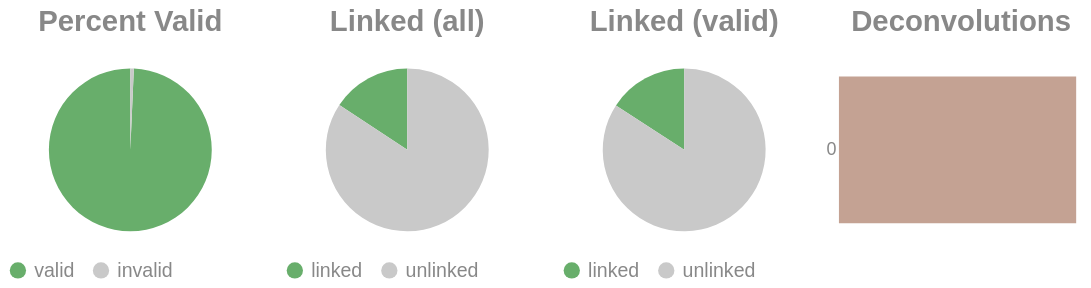

The code cell stored with this chart in its notebook:
### Code cell
if SKIPLR:
    pass
else:
    clash = Counter()
    for i in valids['molecule'].to_list():
        _mol = i.split("-")
        if len(_mol) == 1:
            clash.update('0')
        else:
            clash.update(_mol[-1])

    _d = {"deconvolutions": [], 'count': []}
    for k,v in clash.items():
        _d['deconvolutions'].append(k)
        _d['count'].append(v)

    tot_valid = valids['reads'].sum()
    mask = valids['reads'] >= 2
    n_linked_reads = valids.filter(mask)['reads'].sum()
    if n_linked_reads == 0:
        print_html("No linked molecules (>=2 reads) were detected; skipping linked-only distributions.")
        SKIPLR = True
    else:
        perc_valid = round(tot_valid / n_reads, 4)
        linked_perc_abs = round(n_linked_reads / n_reads, 4)
        linked_perc = round(n_linked_reads / tot_valid, 4)

    _valid = pl.DataFrame({"valids": ['valid', 'invalid'], "count": [tot_valid, n_reads - tot_valid]})
    _linked_abs = pl.DataFrame({"linked (absolute)": ['linked', 'unlinked'], "count": [n_linked_reads, n_reads - n_linked_reads]})
    _linked_rel = pl.DataFrame({"linked (valids)": ['linked', 'unlinked'], "count": [n_linked_reads, tot_valid - n_linked_reads]})

    (
        alt.hconcat(
            piechart(_valid, goodval = 'valid', title = "Percent Valid"),
            piechart(_linked_abs, goodval = "linked", title =  "Linked (all)"),
            piechart(_linked_rel, goodval = "linked", title =  "Linked (valid)"),
            convolutionbar(pl.DataFrame(_d), title = "Deconvolutions"),
            center = True,
            bounds = 'flush'
        )
        .resolve_scale(color='independent')
        .resolve_legend('independent')
        .properties(usermeta={'embedOptions': {"actions": False}})
    ).display()

### Figure 1 — Vega-Lite specification as saved in the notebook (floating-point values rounded to 4 significant figures)
{"width": "container", "height": 400, "config": {"title": {"anchor": "start", "dy": -15, "fontSize": 18, "color": "#888888", "subtitleColor": "#888888", "subtitleFontSize": 14}, "arc": {"fill": "#0072B2"}, "axis": {"domainColor": "#888888", "domainWidth": 0.5, "gridWidth": 0.2, "grid": false, "titleFontWeight": 400, "titleFontSize": 15, "labelFontSize": 11, "labelColor": "#888888", "tickColor": "#888888", "tickWidth": 0.2, "titleColor": "#888888"}, "axisBand": {"grid": false}, "axisX": {"grid": true, "tickSize": 10, "domainCap": "round"}, "axisY": {"domain": false, "grid": true, "tickSize": 0, "domainCap": "round"}, "background": "transparent", "header": {"labelFontSize": 15, "labelColor": "#888888", "titleFontSize": 15, "titleFontWeight": 600, "titleColor": "#888888"}, "legend": {"labelFont": "sans-serif", "labelFontSize": 12, "labelColor": "#888888", "symbolSize": 100, "symbolType": "circle", "titleFontSize": 12, "titlePadding": 10, "titleColor": "#888888", "title": null}, "range": {"category": ["#E69F00", "#56B4E9", "#009E73", "#F0E442", "#0072B2", "#D55E00", "#CC79A7", "#000000"], "diverging": ["#cfe8f3", "#a2d4ec", "#73bfe2", "#46abdb", "#1696d2", "#12719e"]}, "area": {"fill": "#0072B2", "fillOpacity": 0.7, "line": true, "strokeOpacity": 0.7}, "line": {"color": "#0072B2", "stroke": "#0072B2", "strokeWidth": 2}, "trail": {"color": "#0072B2", "stroke": "#0072B2", "strokeWidth": 0, "size": 1}, "point": {"filled": true, "fillOpacity": 1.0, "size": 95}, "text": {"color": "#888888", "fontSize": 11, "align": "right", "fontWeight": 400, "size": 11}, "bar": {"fill": "#0072B2", "stroke": null}, "view": {"stroke": null, "continuousWidth": 660, "continuousHeight": 400}}, "hconcat": [{"data": {"name": "data-bb1d89eec311f8633c24ed283e4c21a6"}, "mark": {"type": "arc"}, "encoding": {"color": {"field": "valids", "legend": {"orient": "bottom", "title": null}, "scale": {"domain": ["valid", "invalid"], "range": ["#68ae6b", "#C9C9C9"]}, "title": "Valids", "type": "nominal"}, "theta": {"field": "count", "type": "quantitative"}, "tooltip": [{"field": "valids", "title": "Valids", "type": "ordinal"}, {"field": "percent", "format": ".2%", "title": "Percent", "type": "quantitative"}, {"field": "count", "title": "Count", "type": "quantitative"}]}, "height": 100, "title": {"text": "Percent Valid", "align": "center", "anchor": "middle"}, "transform": [{"calculate": "datum.count / 2992661", "as": "percent"}], "width": 150}, {"data": {"name": "data-51b42920d1b21bf8dd1d558a4e9702bf"}, "mark": {"type": "arc"}, "encoding": {"color": {"field": "linked (absolute)", "legend": {"orient": "bottom", "title": null}, "scale": {"domain": ["linked", "unlinked"], "range": ["#68ae6b", "#C9C9C9"]}, "title": "Linked (Absolute)", "type": "nominal"}, "theta": {"field": "count", "type": "quantitative"}, "tooltip": [{"field": "linked (absolute)", "title": "Linked (Absolute)", "type": "ordinal"}, {"field": "percent", "format": ".2%", "title": "Percent", "type": "quantitative"}, {"field": "count", "title": "Count", "type": "quantitative"}]}, "height": 100, "title": {"text": "Linked (all)", "align": "center", "anchor": "middle"}, "transform": [{"calculate": "datum.count / 2992661", "as": "percent"}], "width": 150}, {"data": {"name": "data-5442611720297031b5fa9270fcdabf5d"}, "mark": {"type": "arc"}, "encoding": {"color": {"field": "linked (valids)", "legend": {"orient": "bottom", "title": null}, "scale": {"domain": ["linked", "unlinked"], "range": ["#68ae6b", "#C9C9C9"]}, "title": "Linked (Valids)", "type": "nominal"}, "theta": {"field": "count", "type": "quantitative"}, "tooltip": [{"field": "linked (valids)", "title": "Linked (Valids)", "type": "ordinal"}, {"field": "percent", "format": ".2%", "title": "Percent", "type": "quantitative"}, {"field": "count", "title": "Count", "type": "quantitative"}]}, "height": 100, "title": {"text": "Linked (valid)", "align": "center", "anchor": "middle"}, "transform": [{"calculate": "datum.count / 2972023", "as": "percent"}], "width": 150}, {"data": {"name": "data-ee460a28fdc600ceb8e490c826b9dab0"}, "mark": {"type": "bar"}, "encoding": {"color": {"field": "deconvolutions", "legend": null, "scale": {"scheme": "lightgreyred"}, "type": "nominal"}, "tooltip": [{"field": "deconvolutions", "title": "Deconvolutions", "type": "ordinal"}, {"field": "percent", "format": ".2%", "title": "Percent", "type": "quantitative"}, {"field": "count", "title": "Count", "type": "quantitative"}], "x": {"axis": null, "field": "count", "type": "quantitative"}, "y": {"field": "deconvolutions", "sort": "ascending", "title": null, "type": "nominal"}}, "height": 100, "title": {"text": "Deconvolutions", "align": "center", "anchor": "middle"}, "transform": [{"calculate": "datum.count / 2718460", "as": "percent"}], "width": 150}], "bounds": "flush", "center": true, "resolve": {"legend": {"angle": "independent"}, "scale": {"color": "independent"}}, "usermeta": {"embedOptions": {"actions": false}}, "$schema": "https://vega.github.io/schema/vega-lite/v6.1.0.json", "datasets": {"data-bb1d89eec311f8633c24ed283e4c21a6": [{"valids": "valid", "count": 2972023}, {"valids": "invalid", "count": 20638}], "data-51b42920d1b21bf8dd1d558a4e9702bf": [{"linked (absolute)": "linked", "count": 469825}, {"linked (absolute)": "unlinked", "count": 2522836}], "data-5442611720297031b5fa9270fcdabf5d": [{"linked (valids)": "linked", "count": 469825}, {"linked (valids)": "unlinked", "count": 2502198}], "data-ee460a28fdc600ceb8e490c826b9dab0": [{"deconvolutions": "0", "count": 2718460}]}}
